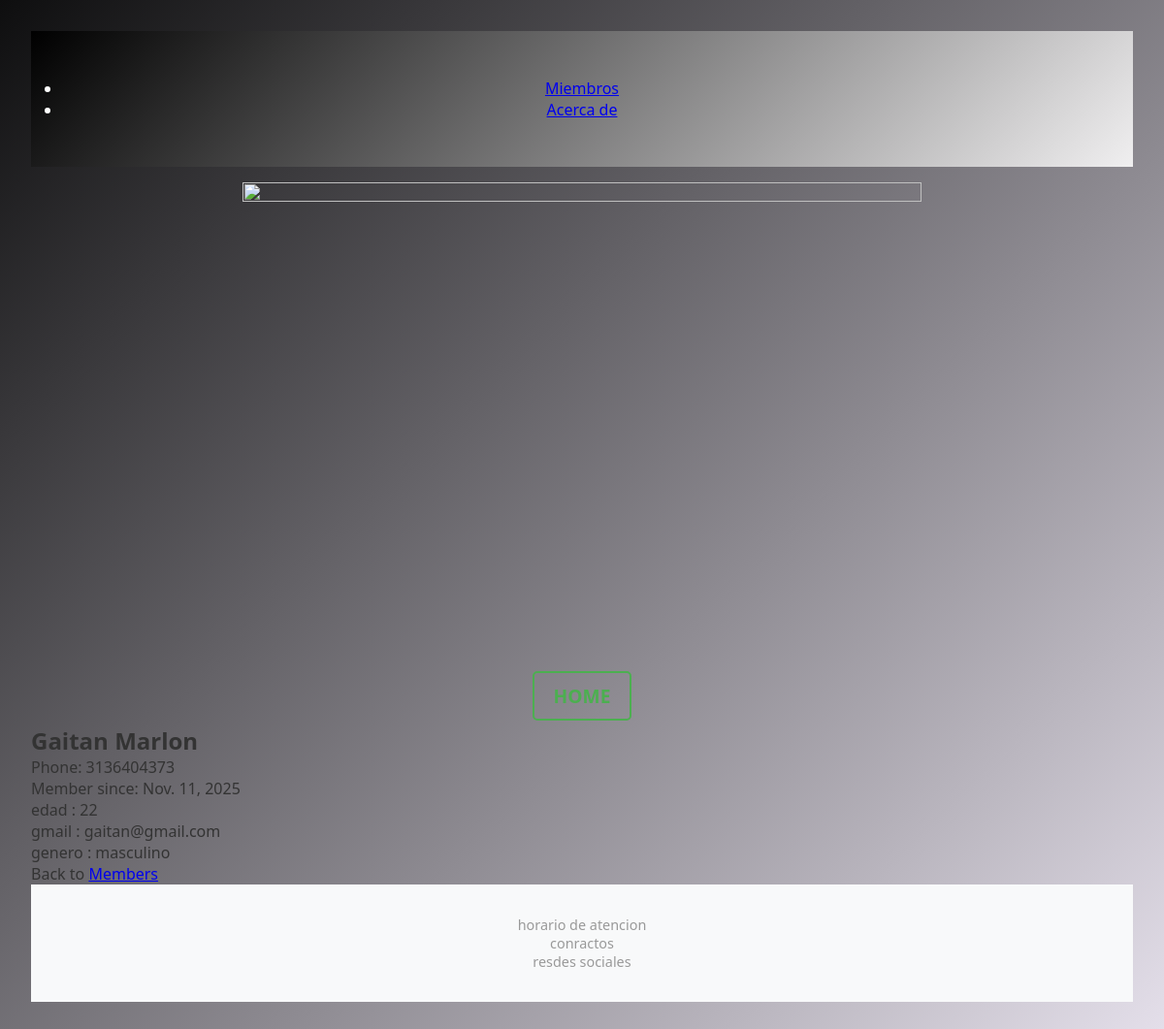
The app's page /members/details/1, older data.
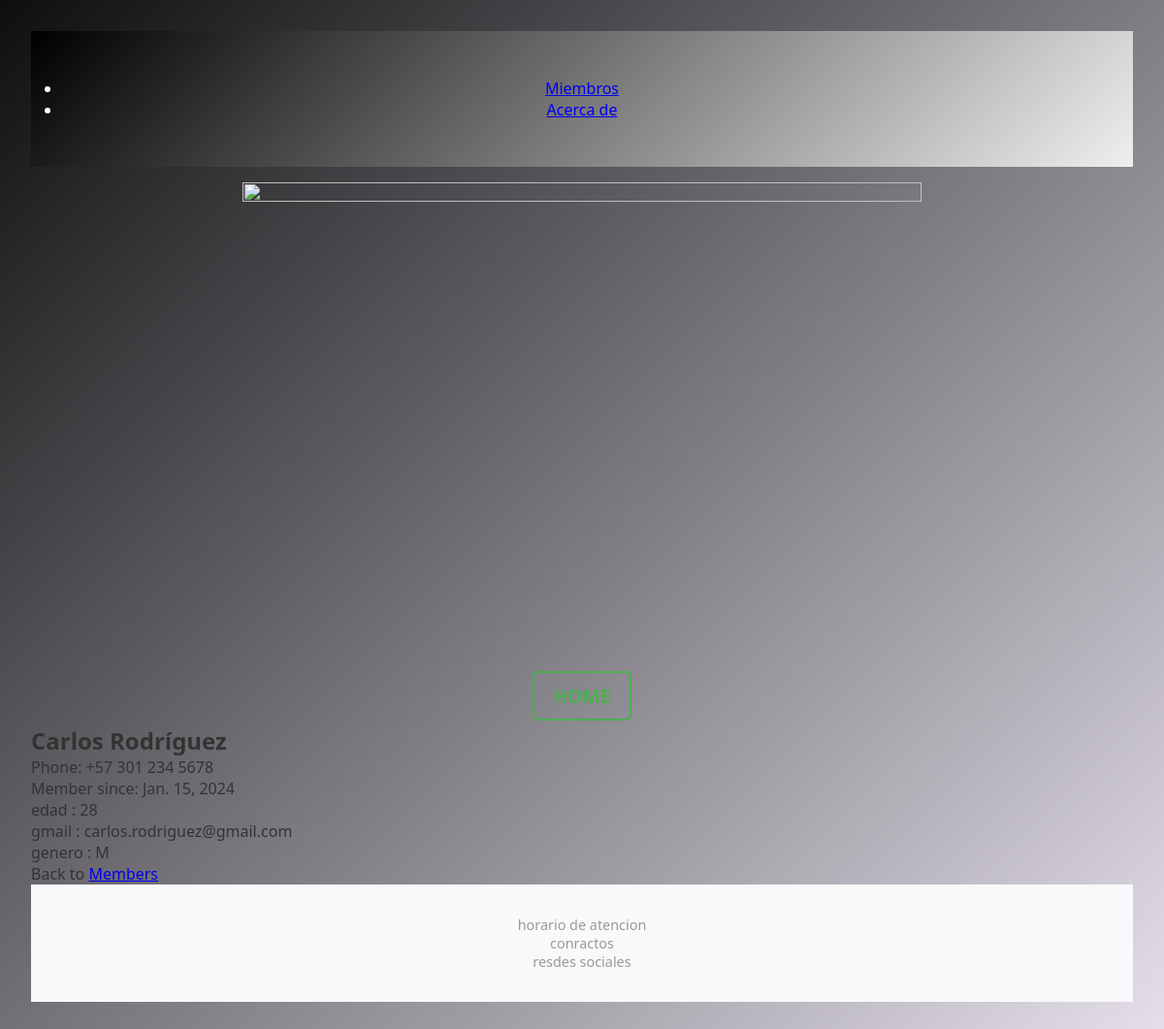
The same page, newer data.
### members/models.py (models this page shows, shortened)
class Member(models.Model):
  firstname = models.CharField(max_length=255)
  lastname = models.CharField(max_length=255)
  phone = models.IntegerField( null=True)
  joined_date = models.DateField(null=True)
  gmail = models.EmailField(max_length=100, null=True)
  genero = models.CharField (max_length=100,null=True)
  edad= models.IntegerField(max_length=3, null=True)

### members/views.py (the view)
# urls.py: path('members/details/<int:id>', views.details, name='details'),
def details(request, id):
  mymember = Member.objects.get(id=id)
  template = loader.get_template('details.html')
  context = {
    'mymember': mymember,
  }
  return HttpResponse(template.render(context, request))

### members/templates/details.html (shortened to what this page needs)
{% extends "master.html" %}
{% block content %}
<p style="text-align: center; margin: 1em 0;"><a href="/" style="color: #4CAF50; text-decoration: none; font-weight: bold; font-size: 1.2em; padding: 0.5em 1em; border: 2px solid #4CAF50; border-radius: 5px; transition: background-color 0.3s ease;">HOME</a></p>
<h1>{{ mymember.firstname }} {{ mymember.lastname }}</h1>
<p>Phone: {{ mymember.phone }}</p>
<p>Member since: {{ mymember.joined_date }}</p>
<p>edad : {{mymember.edad}}</p>
<p>gmail : {{ mymember.gmail}}</p>
<p>genero : {{ mymember.genero}}</p>
<p>Back to <a href="/members">Members</a></p>
{% endblock %}

Row changes from the older to the newer data that the page shows:
changed Member: firstname "Gaitan" → "Carlos"; lastname "Marlon" → "Rodríguez"; phone "3136404373" → "+57 301 234 5678"; joined_date "Nov. 11, 2025" → "Jan. 15, 2024"; edad "22" → "28"; gmail "gaitan@gmail.com" → "carlos.rodriguez@gmail.com"; genero "masculino" → "M"
